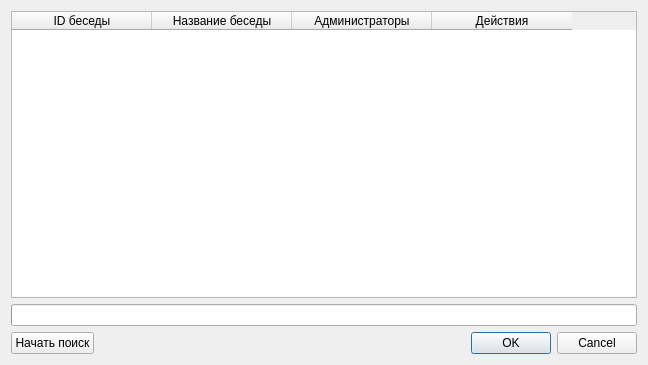
<?xml version="1.0" encoding="UTF-8"?>
<ui version="4.0">
 <class>DialogAddChat</class>
 <widget class="QDialog" name="DialogAddChat">
  <property name="geometry">
   <rect>
    <x>0</x>
    <y>0</y>
    <width>648</width>
    <height>365</height>
   </rect>
  </property>
  <property name="windowTitle">
   <string>Dialog</string>
  </property>
  <layout class="QGridLayout" name="gridLayout">
   <item row="2" column="2">
    <widget class="QDialogButtonBox" name="buttonBox">
     <property name="maximumSize">
      <size>
       <width>664</width>
       <height>25</height>
      </size>
     </property>
     <property name="orientation">
      <enum>Qt::Horizontal</enum>
     </property>
     <property name="standardButtons">
      <set>QDialogButtonBox::Cancel|QDialogButtonBox::Ok</set>
     </property>
    </widget>
   </item>
   <item row="2" column="1">
    <spacer name="horizontalSpacer">
     <property name="orientation">
      <enum>Qt::Horizontal</enum>
     </property>
     <property name="sizeHint" stdset="0">
      <size>
       <width>40</width>
       <height>20</height>
      </size>
     </property>
    </spacer>
   </item>
   <item row="2" column="0">
    <widget class="QPushButton" name="btStartStopFind">
     <property name="text">
      <string>Начать поиск</string>
     </property>
    </widget>
   </item>
   <item row="0" column="0" colspan="3">
    <widget class="QTableWidget" name="tableChats">
     <attribute name="horizontalHeaderCascadingSectionResizes">
      <bool>false</bool>
     </attribute>
     <attribute name="horizontalHeaderDefaultSectionSize">
      <number>140</number>
     </attribute>
     <column>
      <property name="text">
       <string>ID беседы</string>
      </property>
     </column>
     <column>
      <property name="text">
       <string>Название беседы</string>
      </property>
     </column>
     <column>
      <property name="text">
       <string>Администраторы</string>
      </property>
     </column>
     <column>
      <property name="text">
       <string>Действия</string>
      </property>
     </column>
    </widget>
   </item>
   <item row="1" column="0" colspan="3">
    <widget class="QProgressBar" name="progressBar">
     <property name="maximum">
      <number>1</number>
     </property>
     <property name="value">
      <number>0</number>
     </property>
     <property name="textVisible">
      <bool>false</bool>
     </property>
     <property name="orientation">
      <enum>Qt::Horizontal</enum>
     </property>
     <property name="invertedAppearance">
      <bool>false</bool>
     </property>
     <property name="textDirection">
      <enum>QProgressBar::TopToBottom</enum>
     </property>
     <property name="format">
      <string/>
     </property>
    </widget>
   </item>
  </layout>
 </widget>
 <resources/>
 <connections>
  <connection>
   <sender>buttonBox</sender>
   <signal>accepted()</signal>
   <receiver>DialogAddChat</receiver>
   <slot>accept()</slot>
   <hints>
    <hint type="sourcelabel">
     <x>248</x>
     <y>254</y>
    </hint>
    <hint type="destinationlabel">
     <x>157</x>
     <y>274</y>
    </hint>
   </hints>
  </connection>
  <connection>
   <sender>buttonBox</sender>
   <signal>rejected()</signal>
   <receiver>DialogAddChat</receiver>
   <slot>reject()</slot>
   <hints>
    <hint type="sourcelabel">
     <x>316</x>
     <y>260</y>
    </hint>
    <hint type="destinationlabel">
     <x>286</x>
     <y>274</y>
    </hint>
   </hints>
  </connection>
 </connections>
</ui>
